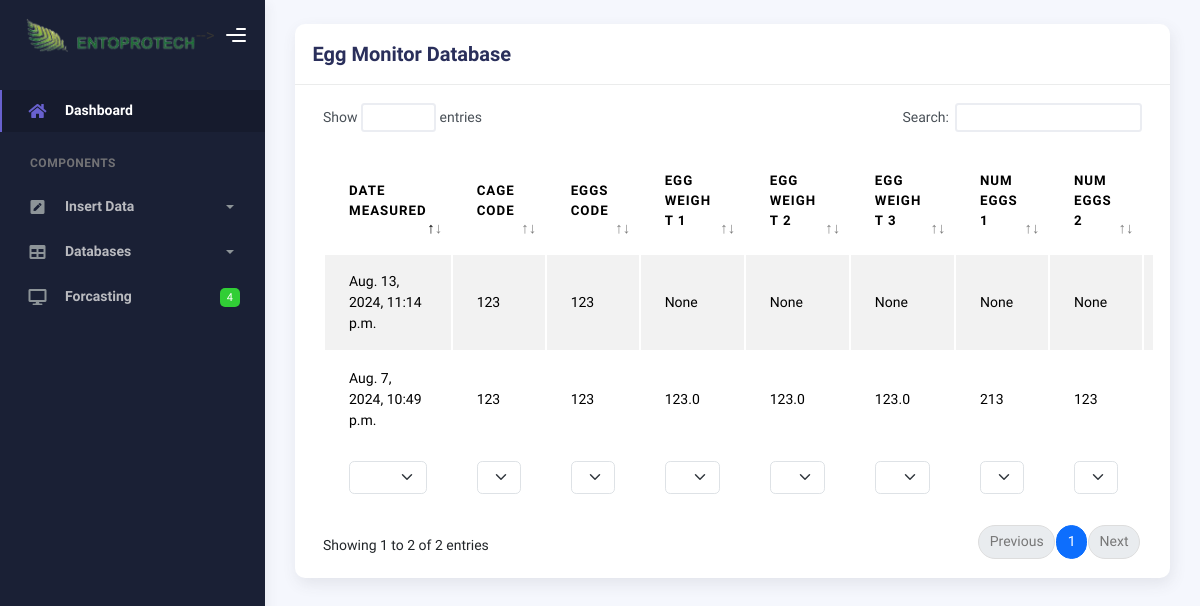
The app's page /table1, older data.
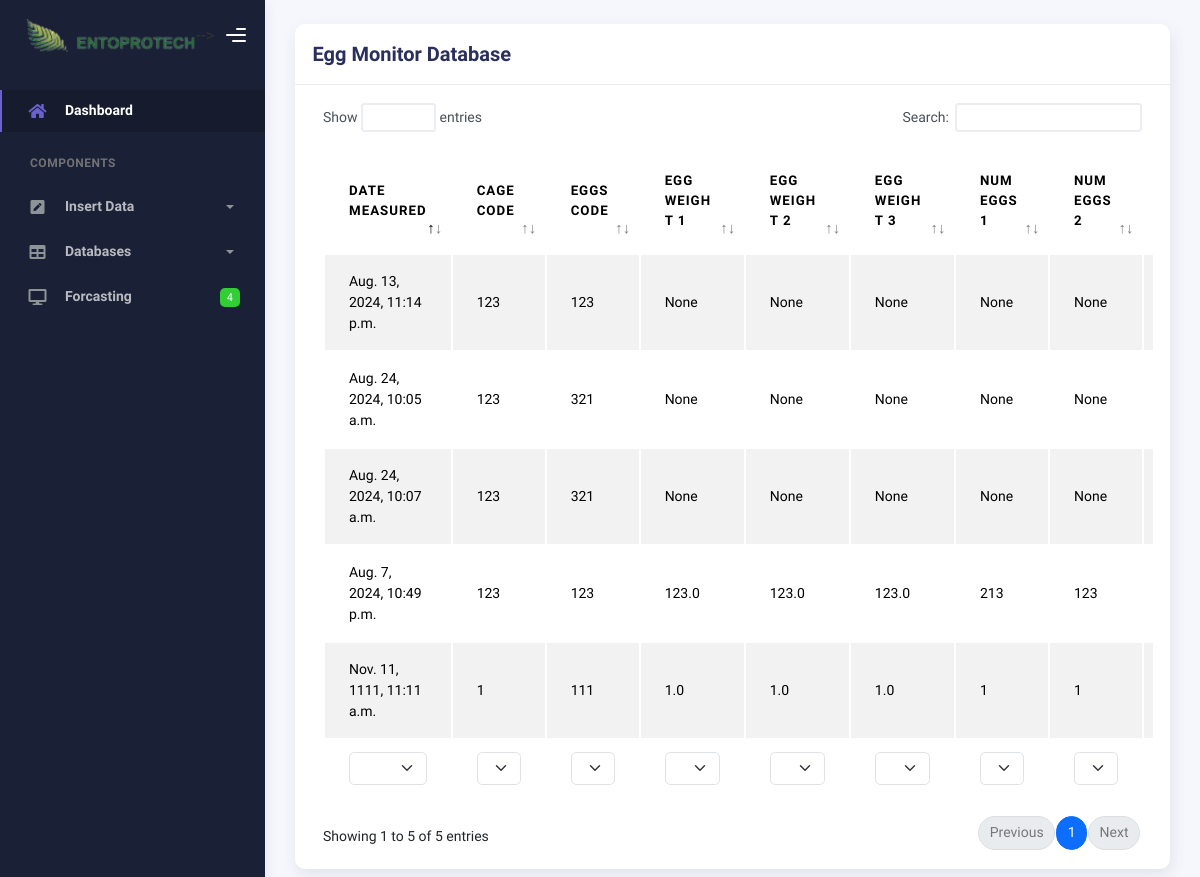
The same page, newer data.
### BFSapp/models.py (models this page shows)
class EggMonitor(models.Model):
    date_measure = models.DateTimeField()
    passed_hours = models.FloatField()
    cage_code = models.CharField(max_length=100)
    eggs_code = models.CharField(max_length=100)
    egg_weight_1 = models.FloatField(null=True, blank=True)
    egg_weight_2 = models.FloatField(null=True, blank=True)
    egg_weight_3 = models.FloatField(null=True, blank=True)
    num_eggs_1 = models.IntegerField(null=True, blank=True)
    num_eggs_2 = models.IntegerField(null=True, blank=True)
    num_eggs_3 = models.IntegerField(null=True, blank=True)
    avg_single_weight = models.FloatField(null=True, blank=True)
    rsd_single_weight = models.FloatField(null=True, blank=True)
    total_eggs_weight = models.IntegerField(null=True, blank=True)
    added_eggs = models.FloatField(null=True, blank=True)
    fertile_eggs_1 = models.IntegerField(null=True, blank=True)
    fertile_eggs_2 = models.IntegerField(null=True, blank=True)
    fertile_eggs_3 = models.IntegerField(null=True, blank=True)
    infertile_eggs_1 = models.IntegerField(null=True, blank=True)
    infertile_eggs_2 = models.IntegerField(null=True, blank=True)
    infertile_eggs_3 = models.IntegerField(null=True, blank=True)
    fertelity_percentage = models.FloatField(null=True, blank=True)
    rsd_fertelity_percentage = models.FloatField(null=True, blank=True)
    target_density = models.IntegerField(null=True, blank=True)
    amount_of_added_eggs = models.FloatField(null=True, blank=True)
    incubation_temp = models.CharField(max_length=50, null=True, blank=True)
    incubation_tube = models.CharField(max_length=50, null=True, blank=True)
    comments = models.CharField(max_length=50, null=True, blank=True)

### BFSapp/views.py (the view)
# urls.py: path("table1", views.get_table1, name="get_table1"),
def get_table1(request):
    all_eggs_monitors = EggMonitor.objects.all()
    data = []
    for item in all_eggs_monitors:
        row_dict = {
            'col1': item.date_measure,
            'col2': item.cage_code,
            'col3': item.eggs_code,
            'col4': item.egg_weight_1,
            'col5': item.egg_weight_2,
            'col6': item.egg_weight_3,
            'col7': item.num_eggs_1,
            'col8': item.num_eggs_2,
            'col9': item.num_eggs_3,
            'col10': item.avg_single_weight,
            'col11': item.rsd_single_weight,
            'col12': item.total_eggs_weight,
            'col13': item.added_eggs,
            'col14': item.fertile_eggs_1,
            'col15': item.fertile_eggs_2,
            'col16': item.fertile_eggs_3,
            'col17': item.infertile_eggs_1,
            'col18': item.infertile_eggs_2,
            'col19': item.infertile_eggs_3,
            'col20': item.fertelity_percentage,
            'col21': item.rsd_fertelity_percentage,
            'col22': item.target_density,
            'col23': item.amount_of_added_eggs,
            'col24': item.incubation_temp,
            'col25': item.incubation_tube,
            'col26': item.comments,
        }
        data.append(row_dict)
    return render(request, 'table1.html', {'data_from_server': data})

### BFSapp/templates/table1.html (shortened to what this page needs)
<!DOCTYPE html>
<html lang="en">
  <head>
    {% load static %}
  </head>
  <body>
    <div class="main-panel">
      <div class="page-inner">
        <div class="row">
          <div class="col-md-12">
            <div class="card">
              <div class="card-header">
                <h4 class="card-title">Egg Monitor Database</h4>
              </div>
              <div class="card-body">
                <div class="table-responsive">
                  <table
                    id="multi-filter-select"
                    class="display table table-striped table-hover"
                  >
                    <thead>
                      <tr>
                        <th>Date Measured</th>
                        <th>Cage Code</th>
                        <th>Eggs Code</th>
                        <th>Egg Weight 1</th>
                        <th>Egg Weight 2</th>
                        <th>Egg Weight 3</th>
                        <th>Num Eggs 1</th>
                        <th>Num Eggs 2</th>
                        <th>Num Eggs 3</th>
                      </tr>
                    </thead>
                    <tfoot>
                      <tr>
                        <th>Date Measured</th>
                        <th>Cage Code</th>
                        <th>Eggs Code</th>
                        <th>Egg Weight 1</th>
                        <th>Egg Weight 2</th>
                        <th>Egg Weight 3</th>
                        <th>Num Eggs 1</th>
                        <th>Num Eggs 2</th>
                        <th>Num Eggs 3</th>
                      </tr>
                    </tfoot>
                    <tbody>
                      {% for row in data_from_server %}
                      <tr>
                        <td>{{ row.col1 }}</td>
                        <td>{{ row.col2 }}</td>
                        <td>{{ row.col3 }}</td>
                        <td>{{ row.col4 }}</td>
                        <td>{{ row.col5 }}</td>
                        <td>{{ row.col6 }}</td>
                        <td>{{ row.col7 }}</td>
                        <td>{{ row.col8 }}</td>
                        <td>{{ row.col9 }}</td>
                      </tr>
                      {% endfor %}
                    </tbody>
                  </table>
                </div>
              </div>
            </div>
          </div>
        </div>
      </div>
    </div>
  </body>
  <link rel="stylesheet" href="{% static 'css/bootstrap.min.css' %}" />
  <link rel="stylesheet" href="{% static 'css/plugins.min.css' %}" />
  <link rel="stylesheet" href="{% static '/css/kaiadmin.min.css' %}" />
</html>

Row changes from the older to the newer data that the page shows:
added EggMonitor: col1 "Aug. 24, 2024, 10:05 a.m.", col2 "123", col3 "321"
added EggMonitor: col1 "Aug. 24, 2024, 10:07 a.m.", col2 "123", col3 "321"
added EggMonitor: col1 "Nov. 11, 1111, 11:11 a.m.", col3 "111", col4 "1.0", col5 "1.0", col6 "1.0"
Text that changed along with them:
text written by a page script: "Show entries Search: Showing 1 to 2 of 2 entries Previous 1 Next" → "Show entries Search: Showing 1 to 5 of 5 entries Previous 1 Next"
new list line: "None None None None None"
new list line: "1 1 1"
